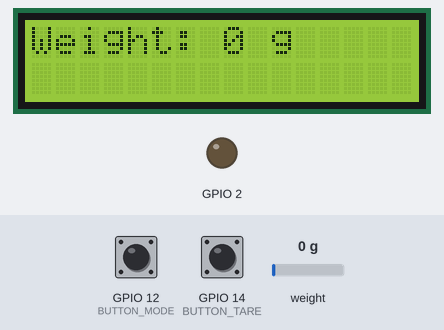
Recording of a program running on a simulated ESP32. Parts: 16×2 character LCD, output pins drawn as LEDs (lit = HIGH). The inputs (shaded band) are chosen by the test bench; at power-on: weight on the scale 0 g, GPIO 14 (BUTTON_TARE) HIGH, GPIO 12 (BUTTON_MODE) HIGH. EEPROM starts erased; what the program prints to the serial monitor is not drawn.

Above: at 8.3 s.
8.4 s: weight on the scale set to 100 g
At 9.2 s:
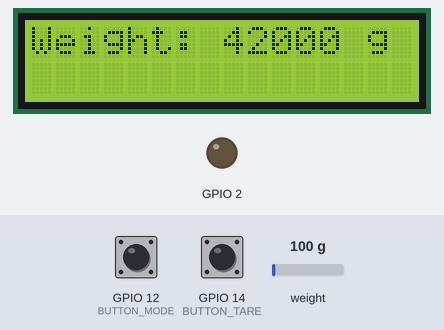
9.9 s: GPIO 14 (BUTTON_TARE) pulled LOW for 0.15 s
At 12.1 s:
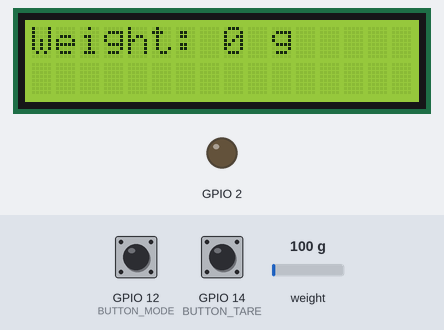
12.5 s: weight on the scale set to 1250 g
At 13.1 s:
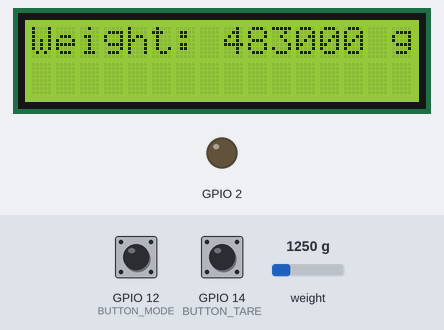
14.1 s: weight on the scale set to 2500 g
At 15.3 s:
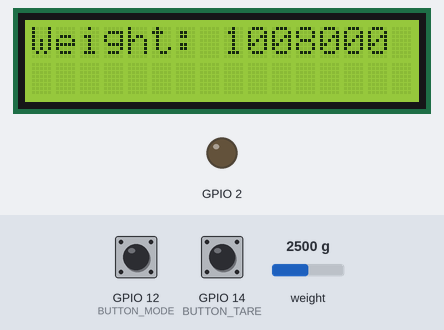
15.6 s: weight on the scale set to 1250 g
At 16.4 s:
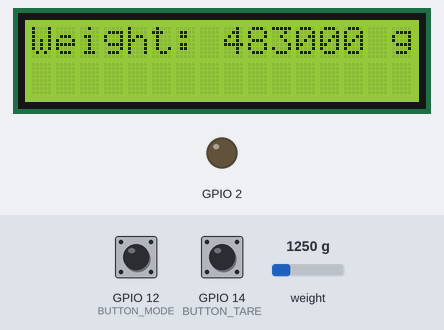
17.1 s: GPIO 14 (BUTTON_TARE) pulled LOW for 1 s
At 19.3 s:
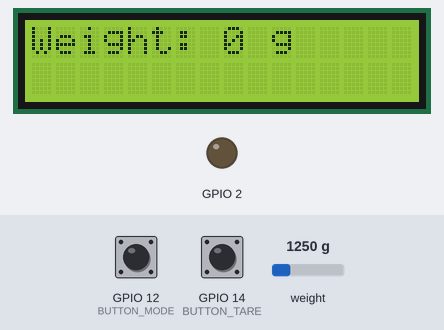
Timing chart, 0 to 20.7 s (numbered marks = the images above; inputs shaded):
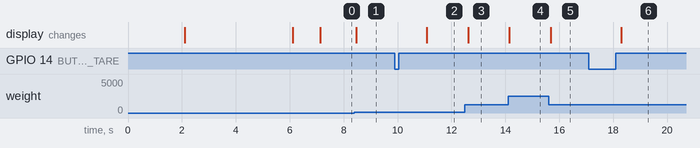

Measured:
- after the input at 8.4 s, the display: changes after 0.06 s (image 1)
- after the input at 9.9 s, the display: changes after 1.2 s (image 2)
- after the input at 12.5 s, the display: changes after 0.12 s (image 3)
- after the input at 14.1 s, the display: changes after 0.05 s (image 4)
- after the input at 15.6 s, the display: changes after 0.07 s (image 5)
- after the input at 17.1 s, the display: changes after 1.2 s (image 6)

The program:

main.cpp
```cpp
#include <Arduino.h>
#include <LiquidCrystal_I2C.h>
#include "HX711.h"
#include <preferences.h>
#include <Pushbutton.h>

const byte BUTTON_MODE = 12;
const byte BUTTON_TARE = 14;
const byte LOADCELL_DOUT_PIN = 16;
const byte LOADCELL_SCK_PIN = 4;

int weightReading = 0;
int lastWeightReading = 0;
int knownWeight[5] = {180, 250, 500, 750, 1000};

HX711 balance;
LiquidCrystal_I2C lcd(0x27, 16, 2);
Preferences preferences;

Pushbutton tareButton(BUTTON_TARE);

long getScale()
{
  long scale = preferences.getLong("scale", 0);
  return scale;
}

void setScale(long scale)
{
  preferences.putLong("scale", scale);
}

void calibration()
{
  int weightIndex = 0;
  bool isScaled = false;
  long adcLecture = 0;

  lcd.clear();
  digitalWrite(BUILTIN_LED, HIGH);

  lcd.setCursor(4, 0);
  lcd.print("Balance");
  lcd.setCursor(2, 1);
  lcd.print("Calibration");
  delay(1500);

  balance.read();
  balance.set_scale();
  balance.tare(20);

  lcd.clear();

  while (!isScaled)
  {

    lcd.setCursor(0, 0);
    lcd.print("Known Weight:");
    lcd.setCursor(0, 1);
    lcd.print(knownWeight[weightIndex]);
    lcd.print(" g        ");

    if (tareButton.getSingleDebouncedPress())
      weightIndex = (weightIndex > 2) ? 0 : weightIndex + 1;

    if (!digitalRead(BUTTON_MODE))
      continue;

    lcd.clear();
    lcd.setCursor(0, 0);
    lcd.print("Put the weight");
    lcd.setCursor(0, 1);
    lcd.print("and wait ...");
    delay(2000);

    adcLecture = balance.get_value(100);
    long scale = adcLecture / knownWeight[weightIndex];

    setScale(scale);
    Serial.println("Info: New scale: " + (String)scale);
    delay(100);

    isScaled = true;
    lcd.clear();
    digitalWrite(BUILTIN_LED, LOW);
  }
}

void readWeight()
{
  if (!balance.wait_ready_timeout(200))
    return;

  weightReading = round(balance.get_units());
}

void displayWeightOnLcd()
{
  if (weightReading == lastWeightReading)
    return;

  lcd.setCursor(0, 0);
  lcd.print("Weight: ");
  lcd.print(weightReading);
  lcd.println(" g        ");

  lastWeightReading = weightReading;
}

void checkTareButtonIsPressed()
{
  if (tareButton.getSingleDebouncedPress())
    balance.tare();
}

void setup()
{
  Serial.begin(115200);

  preferences.begin("load-cell", false);
  balance.begin(LOADCELL_DOUT_PIN, LOADCELL_SCK_PIN);

  pinMode(BUTTON_MODE, INPUT);
  pinMode(BUTTON_TARE, INPUT);
  pinMode(BUILTIN_LED, OUTPUT);

  lcd.init();
  lcd.backlight();

  lcd.setCursor(3, 0);
  lcd.print("Starting");
  delay(2000);

  if (digitalRead(BUTTON_MODE) && digitalRead(BUTTON_TARE))
    calibration();

  lcd.setCursor(1, 0);
  lcd.print("Remove the weight");
  lcd.setCursor(1, 1);
  lcd.print("and wait...");
  delay(2000);

  long scale = getScale();
  Serial.println("Info: Scale: " + (String)scale);

  balance.set_scale(scale);
  balance.tare(20);
  lcd.clear();

  lcd.setCursor(1, 0);
  lcd.print("Ready....");
  preferences.end();
  delay(1000);
  lcd.clear();

  lcd.setCursor(0, 0);
  lcd.print("Weight: ");
  lcd.print(weightReading);
  lcd.println(" g        ");
}

void loop()
{
  yield();
  readWeight();
  displayWeightOnLcd();
  checkTareButtonIsPressed();
}
```
